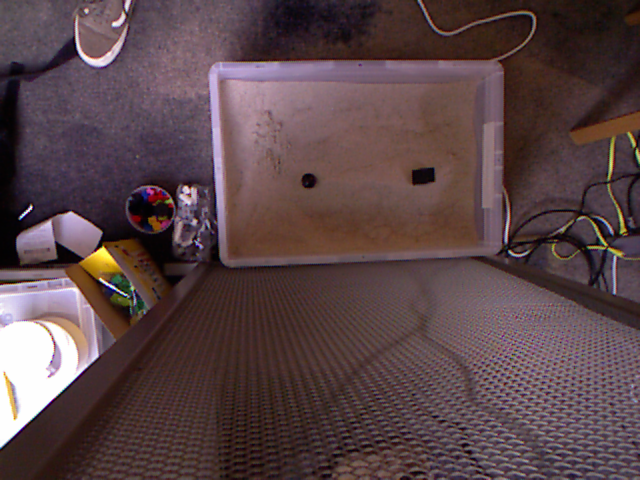
#> input picture notebooks/prototype_notebooks/Hackathon 2018/test_images/test_frame1.png, 640 x 480 px; its folder holds only this picture in this run
$ jupyter execute --allow-errors 'Shape recognition.ipynb'   (shell and % lines are left out)   (older library calls are emulated)
#> lines starting #> are read from the running program, lines starting #| are printed output that depends on the picture; after the words box and inside, x2 and y2 are one past the last pixel; in counts of white or black regions, pixels touching at a corner belong together
[cell 1]
import os
import cv2
import imutils
from PIL import Image
import matplotlib.pyplot as plt
import numpy as np
from IPython.core.pylabtools import figsize
from scipy.spatial import distance
import ipywidgets as widgets
figsize(15, 6)

import sys
sys.path.insert(0, '/home/bl9/gempy')

import gempy.hackathon as hk

[cell 2]
images = []
for img in os.listdir("test_images/"):
    im = cv2.imread("test_images/"+img)
#> im is the input picture: shape (480, 640, 3); mean B, G, R 71.7, 68.8, 89.3
    images.append(im)

images = np.array(images)[:, 80:240 ,230:450]

[cell 3]
def where_shapes(image, min_area=30):
    bilateral_filtered_image = cv2.bilateralFilter(image, 5, 175, 175)

    gray = cv2.cvtColor(bilateral_filtered_image, cv2.COLOR_BGR2GRAY)
    blurred = cv2.GaussianBlur(gray, (5, 5), 0)
    thresh = cv2.threshold(blurred, 80, 255, cv2.THRESH_BINARY)[1]
    edge_detected_image = cv2.Canny(thresh, 75, 200)

    _, contours, hierarchy = cv2.findContours(edge_detected_image, cv2.RETR_EXTERNAL, cv2.CHAIN_APPROX_SIMPLE)

    contour_list = []
    contour_coords = []
    for contour in contours:
        M = cv2.moments(contour)
        if M["m00"] != 0:
            cX = int(M["m10"] / M["m00"])
            cY = int(M["m01"] / M["m00"])
        else:
            cX = 0
            cY = 0

        approx = cv2.approxPolyDP(contour,0.01*cv2.arcLength(contour,True),True)
        area = cv2.contourArea(contour)
        if ((len(approx) > 8) & (len(approx) < 23) & (area > min_area) ):
            contour_list.append(contour)
            contour_coords.append([cX,cY])

    return np.array(contour_coords)


def where_circles(image, thresh_value=80):
    output = image.copy()
    gray = cv2.cvtColor(image, cv2.COLOR_BGR2GRAY)
    blurred = cv2.GaussianBlur(gray, (5, 5), 0)
    thresh = cv2.threshold(blurred, thresh_value, 255, cv2.THRESH_BINARY)[1]
    #circles = cv2.HoughCircles(gray, cv2.HOUGH_GRADIENT, 1.2 100)
    circles = cv2.HoughCircles(thresh, cv2.HOUGH_GRADIENT, 1, 2, np.array([]), 200, 8, 4, 8)

    if circles is not None:
        # convert the (x, y) coordinates and radius of the circles to integers
        circles = np.round(circles[0, :]).astype("int")
        #print(circles)
        circle_coords = np.array(circles)[:,:2]
        dist = distance.cdist(circle_coords, circle_coords, 'euclidean')
        minima = np.min(dist, axis=1)
        dist_bool = (dist > 0) & (dist < 5)
        pos = np.where(dist_bool==True)[0]
        grouped = circle_coords[pos]
        mean_grouped = (np.sum(grouped, axis=0)/2).astype(int)
        circle_coords = np.delete(circle_coords,list(pos), axis=0)
        circle_coords = np.vstack((circle_coords, mean_grouped))

        return circle_coords

def filter_circles(shape_coords, circle_coords):
    dist = distance.cdist(shape_coords, circle_coords, 'euclidean')
    minima = np.min(dist, axis=1)
    non_circle_pos = np.where(minima>10)
    return non_circle_pos

def where_non_circles(image):
    shape_coords = where_shapes(image)
    circle_coords = where_circles(image)
    non_circles = filter_circles(shape_coords, circle_coords)
    return shape_coords[non_circles]

def get_shape_coords(image):
    non_circles = where_non_circles(image)
    circles = where_circles(image)
    return non_circles.tolist(), circles

def plot_all_shapes(image):
    output = image.copy()
    non_circles, circles = get_shape_coords(image)
    for (x, y) in circles:
        cv2.circle(output, (x, y), 5, (0, 255, 0), 3)
            #cv2.rectangle(output, (x - 5, y - 5), (x + 5, y + 5), (0, 128, 255), -1)
    for (x, y) in non_circles:
        cv2.rectangle(output, (x - 5, y - 5), (x + 5, y + 5), (0, 128, 255), -1)
    out_image=np.hstack([image, output])
    plt.imshow(out_image)

#> (a cell that did not finish here is left out)

#> (a cell that did not finish here is left out)

[cell 6]
figsize(15,6)
#> (the rest of this cell did not finish here and is left out)

#> in plot_all_shapes, `output = image.copy()`:
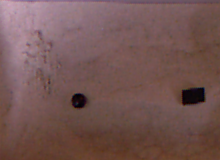
#> output: shape (160, 220, 3); mean of channels 0, 1, 2 82.9, 85.5, 115.7; drawn as B, G, R
#> in where_shapes, `gray = cv2.cvtColor(bilateral_filtered_image, cv2.COLOR_BGR2GRAY)`:
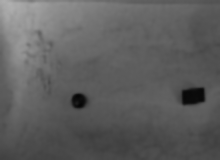
#> gray: shape (160, 220); min 5, max 176, mean 94.3
#> in where_shapes, `thresh = cv2.threshold(blurred, 80, 255, cv2.THRESH_BINARY)[1]`:
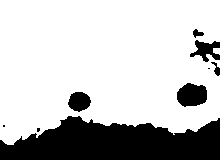
#> thresh: shape (160, 220); 76% white; 9 black regions (3 under 20 px), largest, box (x1, y1, x2, y2) and area: (0, 116, 220, 160) 7049, (177, 83, 207, 107) 565, (190, 40, 220, 62) 351, (68, 92, 91, 112) 341, (211, 62, 220, 76) 56, (193, 29, 204, 38) 55
#> in where_shapes, `edge_detected_image = cv2.Canny(thresh, 75, 200)`:
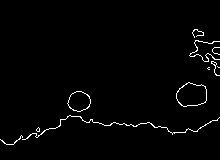
#> edge_detected_image: shape (160, 220); 1.8% white in thin lines or dots, all inside (x1, y1, x2, y2) = (0, 29, 220, 145)
#> in where_shapes, `_, contours, hierarchy = cv2.findContours(edge_detected_image, cv2.RET..`: contours = 11 contours, 8 with area under 20; largest, box (x1, y1, x2, y2) and area: (176, 82, 207, 107) 562, (67, 91, 91, 112) 342, (22, 115, 220, 140) 30
#> the loop in where_shapes, `for contour in contours:` made 11 passes
#> (cX, cY, area) on passes 3 to 5: (106, 127, 30.5), (78, 101, 342.5), (191, 94, 561.5)
#> after the loop in where_shapes, `for contour in contours:`: contour_coords = [[106, 127], [78, 101], [191, 94]]; contour_list = 3 contours; box (x1, y1, x2, y2) and area: (176, 82, 207, 107) 562, (67, 91, 91, 112) 342, (22, 115, 220, 140) 30
#> in where_non_circles, `shape_coords = where_shapes(image)`: shape_coords = [[106, 127], [78, 101], [191, 94]]
#> in where_circles, `thresh = cv2.threshold(blurred, thresh_value, 255, cv2.THRESH_BINARY)[1]`:
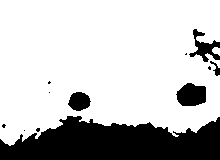
#> thresh: shape (160, 220); 76.1% white; 12 black regions (7 under 20 px), largest, box (x1, y1, x2, y2) and area: (0, 116, 220, 160) 7031, (176, 83, 206, 106) 546, (189, 29, 220, 62) 402, (68, 92, 91, 111) 320, (210, 61, 220, 76) 58
#> in where_circles, `circles = cv2.HoughCircles(thresh, cv2.HOUGH_GRADIENT, 1, 2, np.array(..`: circles = empty array
#> the sliders are set to thresh_value = 80

$ run again, on notebooks/prototype_notebooks/Hackathon 2018/test_images/test_frame5.png
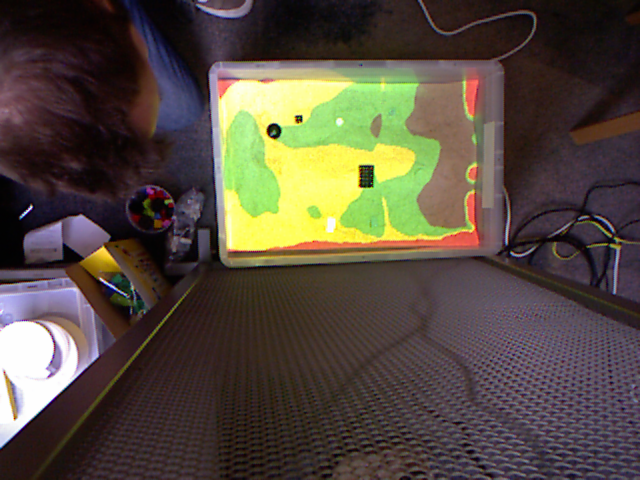
#> input picture notebooks/prototype_notebooks/Hackathon 2018/test_images/test_frame5.png, 640 x 480 px
#> im is the input picture: shape (480, 640, 3); mean B, G, R 63, 74.9, 84.4
#> edge_detected_image: shape (160, 220); 0.36% white in thin lines or dots, all inside (x1, y1, x2, y2) = (37, 36, 143, 107)
#> contours = 3 contours, 2 with area under 20; largest, box (x1, y1, x2, y2) and area: (129, 85, 143, 107) 240
#> the loop in where_shapes, `for contour in contours:` made 3 passes
#> (cX, cY, area) on pass 1: (135, 95, 240.5)
#> after the loop in where_shapes, `for contour in contours:`: contour_coords = [[135, 95]]; contour_list = 1 contour; box (x1, y1, x2, y2) and area: (129, 85, 143, 107) 240
#> shape_coords = [[135, 95]]
#> in where_circles, `circles = cv2.HoughCircles(thresh, cv2.HOUGH_GRADIENT, 1, 2, np.array(..`: circles = [[42.5, 50.5, 7.4], [44.5, 50.5, 7.4]]
#> in where_circles, `circles = np.round(circles[0, :]).astype("int")`: circles = [[42, 50, 7], [44, 50, 7]]
#> in where_circles, `circle_coords = np.array(circles)[:,:2]`: circle_coords = [[42, 50], [44, 50]]
#> in where_circles, `dist = distance.cdist(circle_coords, circle_coords, 'euclidean')`: dist = [[0, 2], [2, 0]]
#> in where_circles, `minima = np.min(dist, axis=1)`: minima = [0, 0]
#> dist_bool = [[False, True], [True, False]]
#> pos = [0, 1]
#> grouped = [[42, 50], [44, 50]]
#> mean_grouped = [43, 50]
#> in where_circles, `circle_coords = np.delete(circle_coords,list(pos), axis=0)`: circle_coords = empty array
#> in where_circles, `circle_coords = np.vstack((circle_coords, mean_grouped))`: circle_coords = [[43, 50]]
#> in filter_circles, `dist = distance.cdist(shape_coords, circle_coords, 'euclidean')`: dist = [102.4]
#> non_circle_pos = ([0],)
#> in get_shape_coords, `non_circles = where_non_circles(image)`: non_circles = [[135, 95]]
#> in get_shape_coords, `circles = where_circles(image)`: circles = [[43, 50]]
#> in plot_all_shapes, `non_circles, circles = get_shape_coords(image)`: non_circles = [[135, 95]]; circles = [[43, 50]]
#> the loop in plot_all_shapes, `for (x, y) in circles:` made 1 pass
#> the loop in plot_all_shapes, `for (x, y) in non_circles:` made 1 pass
#> after the loop in plot_all_shapes, `for (x, y) in non_circles:`:
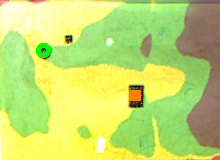
#> output: shape (160, 220, 3); mean of channels 0, 1, 2 109.7, 221, 195.1; drawn as B, G, R
#> in plot_all_shapes, `out_image=np.hstack([image, output])`:
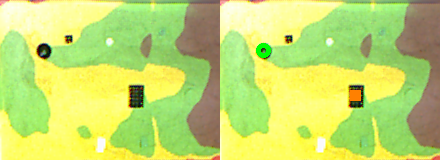
#> out_image: shape (160, 440, 3); mean of channels 0, 1, 2 109.8, 220.5, 194.9; drawn as B, G, R

$ run again, on notebooks/prototype_notebooks/Hackathon 2018/test_images/test_frameb5.png
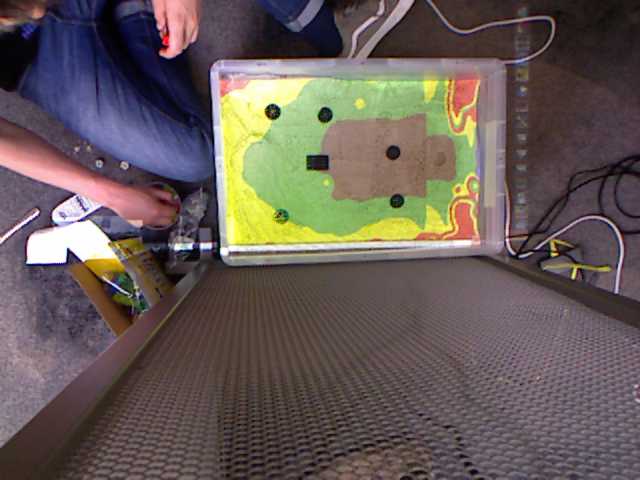
#> input picture notebooks/prototype_notebooks/Hackathon 2018/test_images/test_frameb5.png, 640 x 480 px
#> im is the input picture: shape (480, 640, 3); mean B, G, R 87.4, 91.5, 102.5
#> edge_detected_image: shape (160, 220); 0.72% white in thin lines or dots, all inside (x1, y1, x2, y2) = (36, 24, 174, 128)
#> contours = 5 contours; box (x1, y1, x2, y2) and area: (76, 74, 99, 90) 310, (155, 65, 171, 80) 174, (159, 113, 174, 128) 155, (88, 27, 102, 42) 148, (36, 24, 50, 39) 140
#> the loop in where_shapes, `for contour in contours:` made 5 passes
#> (cX, cY, area) on passes 1 to 5: (166, 120, 155), (87, 81, 309.5), (162, 72, 173.5), (94, 34, 148), (42, 31, 139.5)
#> after the loop in where_shapes, `for contour in contours:`: contour_coords = [[166, 120], [87, 81], [162, 72], [94, 34], [42, 31]]; contour_list has the same summary as contours
#> shape_coords has the same summary as contour_coords in where_shapes
#> in where_circles, `circles = cv2.HoughCircles(thresh, cv2.HOUGH_GRADIENT, 1, 2, np.array(..`: circles = [[162.5, 72.5, 7.4], [166.5, 120.5, 7.4], [94.5, 34.5, 7.4], [42.5, 30.5, 7.4], [42.5, 32.5, 6.2]]
#> in where_circles, `circles = np.round(circles[0, :]).astype("int")`: circles = [[162, 72, 7], [166, 120, 7], [94, 34, 7], [42, 30, 7], [42, 32, 6]]
#> in where_circles, `circle_coords = np.array(circles)[:,:2]`: circle_coords = [[162, 72], [166, 120], [94, 34], [42, 30], [42, 32]]
#> in where_circles, `dist = distance.cdist(circle_coords, circle_coords, 'euclidean')`: dist = [[0, 48.17, 77.9, 127.1, 126.5], [48.17, 0, 112.2, 153.2, 152.1], [77.9, 112.2, 0, 52.15, 52.04], [127.1, 153.2, 52.15, 0, 2], [126.5, 152.1, 52.04, 2, 0]]
#> in where_circles, `minima = np.min(dist, axis=1)`: minima = [0, 0, 0, 0, 0]
#> dist_bool = [[False, False, False, False, False], [False, False, False, False, False], [False, False, False, False, False], [False, False, False, False, True], [False, False, False, True, False]]
#> pos = [3, 4]
#> grouped = [[42, 30], [42, 32]]
#> mean_grouped = [42, 31]
#> in where_circles, `circle_coords = np.delete(circle_coords,list(pos), axis=0)`: circle_coords = [[162, 72], [166, 120], [94, 34]]
#> in where_circles, `circle_coords = np.vstack((circle_coords, mean_grouped))`: circle_coords = [[162, 72], [166, 120], [94, 34], [42, 31]]
#> in filter_circles, `dist = distance.cdist(shape_coords, circle_coords, 'euclidean')`: dist = [[48.17, 0, 112.2, 152.6], [75.54, 88.1, 47.52, 67.27], [0, 48.17, 77.9, 126.8], [77.9, 112.2, 0, 52.09], [126.8, 152.6, 52.09, 0]]
#> in filter_circles, `minima = np.min(dist, axis=1)`: minima = [0, 47.52, 0, 0, 0]
#> non_circle_pos = ([1],)
#> in get_shape_coords, `non_circles = where_non_circles(image)`: non_circles = [[87, 81]]
#> in get_shape_coords, `circles = where_circles(image)`: circles = [[162, 72], [166, 120], [94, 34], [42, 31]]
#> in plot_all_shapes, `non_circles, circles = get_shape_coords(image)`: non_circles = [[87, 81]]; circles = [[162, 72], [166, 120], [94, 34], [42, 31]]
#> the loop in plot_all_shapes, `for (x, y) in circles:` made 4 passes
#> the loop in plot_all_shapes, `for (x, y) in non_circles:` made 1 pass
#> after the loop in plot_all_shapes, `for (x, y) in non_circles:`:
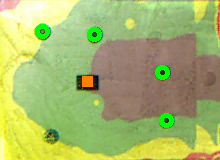
#> output: shape (160, 220, 3); mean of channels 0, 1, 2 107.7, 182.9, 167.2; drawn as B, G, R
#> in plot_all_shapes, `out_image=np.hstack([image, output])`:
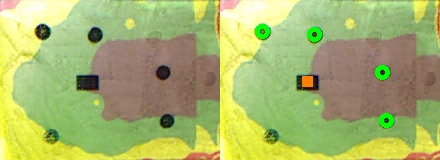
#> out_image: shape (160, 440, 3); mean of channels 0, 1, 2 108.1, 180.9, 167.2; drawn as B, G, R

$ run again, on notebooks/prototype_notebooks/Hackathon 2018/test_images/test_frame2.png
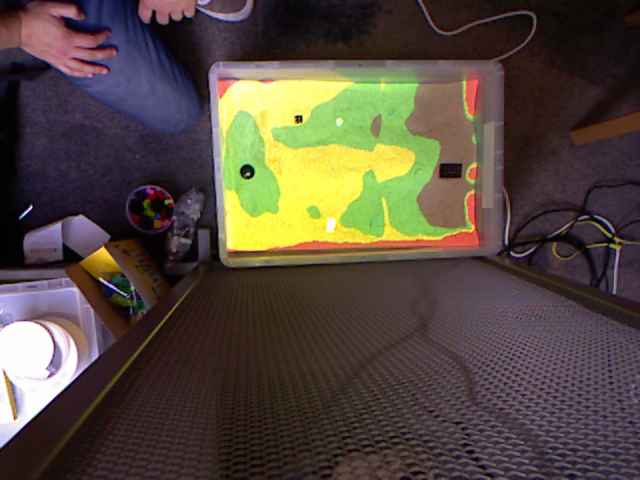
#> input picture notebooks/prototype_notebooks/Hackathon 2018/test_images/test_frame2.png, 640 x 480 px
#> im is the input picture: shape (480, 640, 3); mean B, G, R 62.8, 73.4, 84.3
#> in where_shapes, `thresh = cv2.threshold(blurred, 80, 255, cv2.THRESH_BINARY)[1]`:
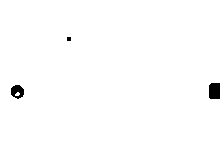
#> thresh: shape (160, 220); 99.1% white; 3 black regions (1 under 20 px), largest, box (x1, y1, x2, y2) and area: (209, 83, 220, 99) 172, (11, 85, 24, 99) 127
#> edge_detected_image: shape (160, 220); 0.3% white in thin lines or dots, all inside (x1, y1, x2, y2) = (10, 36, 220, 99)
#> contours = 3 contours, 2 with area under 20; largest, box (x1, y1, x2, y2) and area: (10, 84, 24, 99) 144
#> the loop in where_shapes, `for contour in contours:` made 3 passes
#> (cX, cY, area) on pass 1: (16, 91, 143.5)
#> after the loop in where_shapes, `for contour in contours:`: contour_coords = [[16, 91]]; contour_list = 1 contour; box (x1, y1, x2, y2) and area: (10, 84, 24, 99) 144
#> shape_coords = [[16, 91]]
#> in where_circles, `circles = cv2.HoughCircles(thresh, cv2.HOUGH_GRADIENT, 1, 2, np.array(..`: circles = [[16.5, 91.5, 6.2]]
#> in where_circles, `circles = np.round(circles[0, :]).astype("int")`: circles = [[16, 92, 6]]
#> in where_circles, `circle_coords = np.array(circles)[:,:2]`: circle_coords = [[16, 92]]
#> in where_circles, `dist = distance.cdist(circle_coords, circle_coords, 'euclidean')`: dist = [0]
#> dist_bool = [False]
#> pos = empty array
#> mean_grouped = [0, 0]
#> in where_circles, `circle_coords = np.vstack((circle_coords, mean_grouped))`: circle_coords = [[16, 92], [0, 0]]
#> in filter_circles, `dist = distance.cdist(shape_coords, circle_coords, 'euclidean')`: dist = [[1, 92.4]]
#> in filter_circles, `minima = np.min(dist, axis=1)`: minima = [1]
#> non_circle_pos = (empty array,)
#> in get_shape_coords, `non_circles = where_non_circles(image)`: non_circles = empty array
#> in get_shape_coords, `circles = where_circles(image)`: circles = [[16, 92], [0, 0]]
#> in plot_all_shapes, `non_circles, circles = get_shape_coords(image)`: non_circles = []; circles = [[16, 92], [0, 0]]
#> the loop in plot_all_shapes, `for (x, y) in circles:` made 2 passes
#> in plot_all_shapes, `out_image=np.hstack([image, output])`:
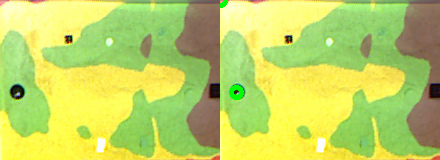
#> out_image: shape (160, 440, 3); mean of channels 0, 1, 2 98, 212.6, 191.7; drawn as B, G, R
